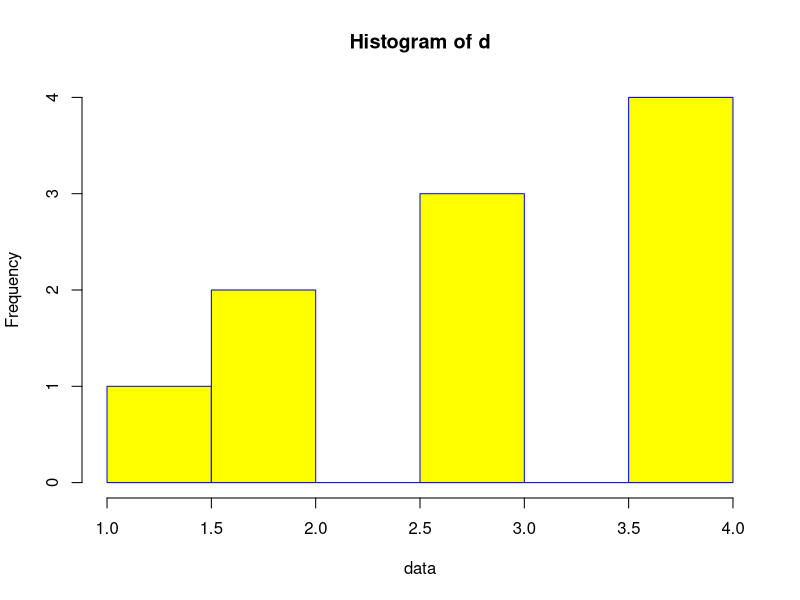

Write R code to recreate this figure.
#Create data for the graph
d = c(1,2,2,3,3,3,4,4,4,4)

#Create the histogram
hist(d,xlab = "data",col = "yellow",border = "blue")
